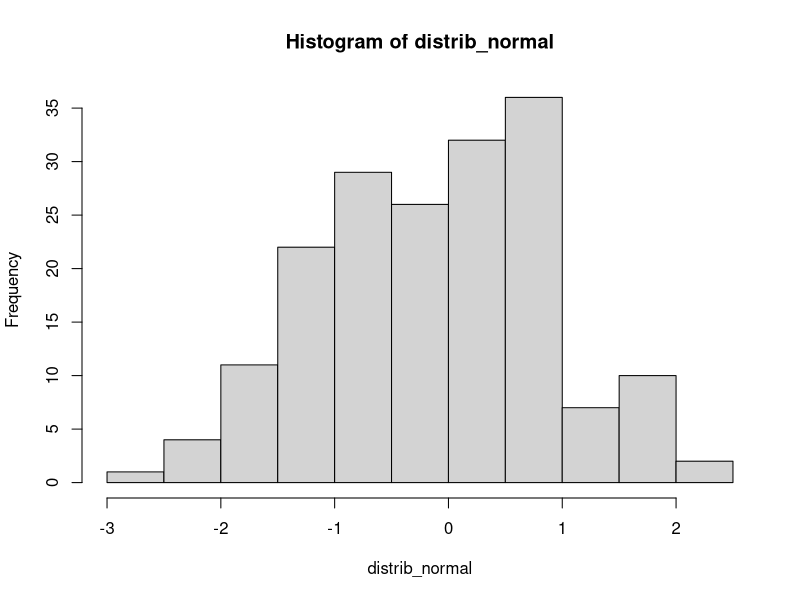
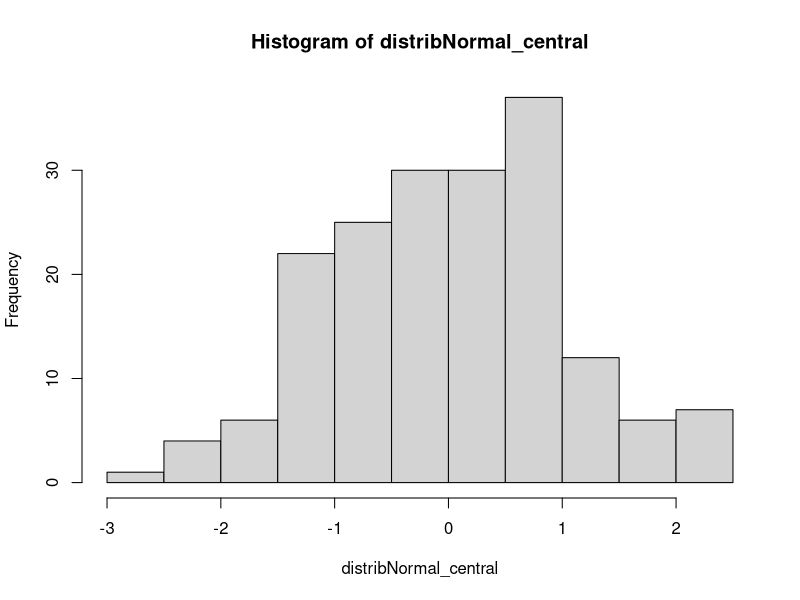
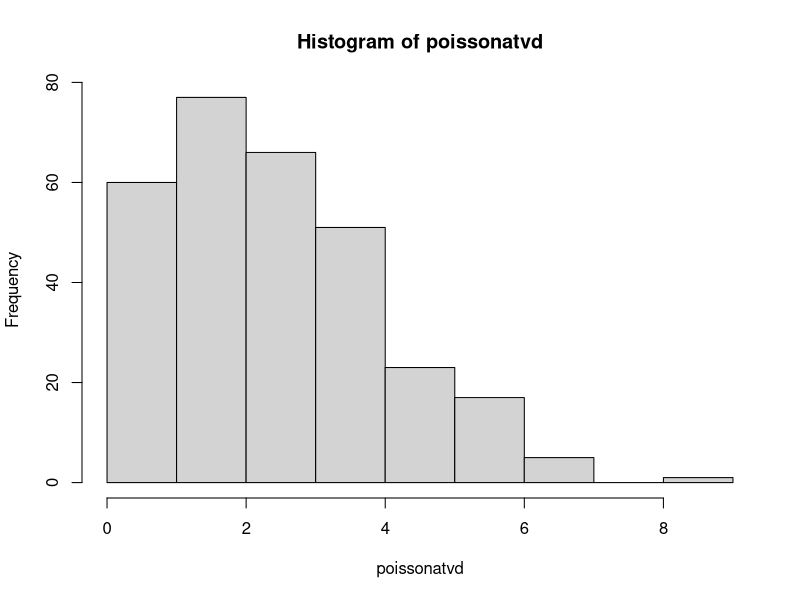
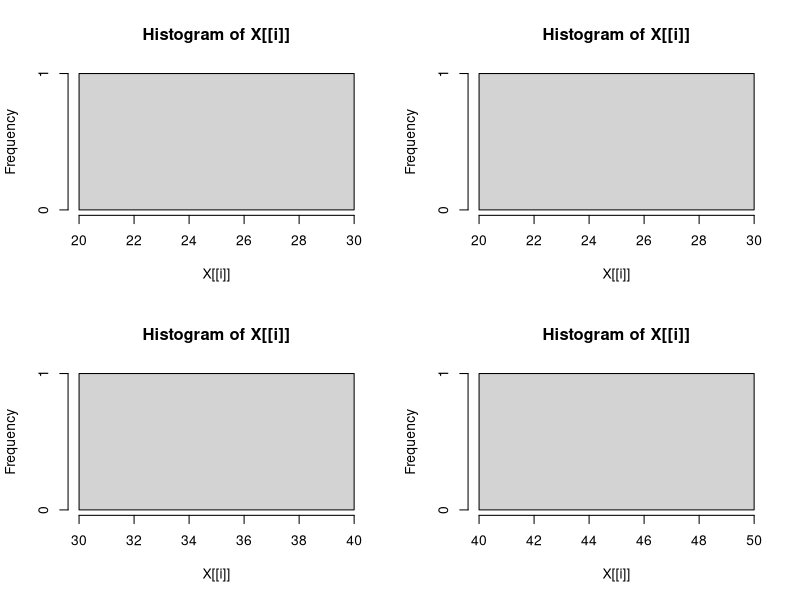

The R source for these figures, in order:
#Atividade Eletiva Análise de Dados - PPGCP 2021.1
#Atvd Tipos de Objetos

#Criando Dataframe

nome_politico <- c("Madalena", "Emily", "Gilberto", "Marcos")

idade_politico <- c(25, 29, 32, 46)

estado_nascimento <- c("São Paulo", "Minas Gerais", "Pernambuco", "Amazonas")

partido <- c("PT", "PSOL", "PDT", "PSTU")

caracteristicas_politicos <- data.frame(nome_politico, idade_politico,
                                        estado_nascimento, partido)

str(caracteristicas_politicos)
head(caracteristicas_politicos)
tail(caracteristicas_politicos)
View(caracteristicas_politicos)


#Atvd de Simulações e Sequências


###criando variavéis para distribuição normal###

distrib_normal <- rnorm(180)
#verificando resultado
distrib_normal

###criando variáveis para distribuição binominal###

distrib_binomial <- rbinom(180, 1, 0.7)
#ver resultado
distrib_binomial

###repetições###
ideologia <- c(rep("Esquerda", length(distrib_binomial)/2), rep(
  "Centro Esquerda", length(distrib_binomial)/2)) 
#ver resultado
ideologia

#sequência
index <- seq(1, length(distrib_normal))
#ver resultado
index


###Atividade Amostragem e Bootstrapping###

bootstrapping_dist_norm1 <- replicate(110, sample(distrib_normal, 10, replace = TRUE))

bootstrapping_dist_norm2 <- replicate(125, sample(distrib_normal, 10, replace = TRUE))

bootstrapping_dist_norm3 <- replicate(145, sample(distrib_normal, 10, replace = TRUE))

#ver resultado
bootstrapping_dist_norm1
bootstrapping_dist_norm2
bootstrapping_dist_norm3

###Tirando média e comparando###
mean(bootstrapping_dist_norm1)
mean(bootstrapping_dist_norm2)
mean(bootstrapping_dist_norm3)
mean(distrib_normal) #média dos dados originais

###Atividade Calculando###

hist(distrib_normal)

distribNormal_central <- distrib_normal - mean(distrib_normal)
#ver resultado
hist(distribNormal_central)

poissonatvd <- rpois(300, 3)
#ver resultado
hist(poissonatvd)

###Atividade Index e Operadores Lógicos###

distrib_normal[110]
distrib_normal[distrib_normal > 2 & distrib_normal < 3]

###Atividade Estruturas de Controle###

caracteristicas_politicos$atvd <- ifelse(caracteristicas_politicos$partido == "PT", 0, 1)
#ver resultado
caracteristicas_politicos$atvd


###Atividade Funções###

GilPol <- function(nro) {
      for(i in 1:nro) {
    cat("O Brasil tá lascado!!\n")
  }
}

GilPol(2)

###Atividade de Funções de Repetição - Família Apply###

par(mfrow = c(2, 2))
sapply(caracteristicas_politicos[ ,2],hist)

